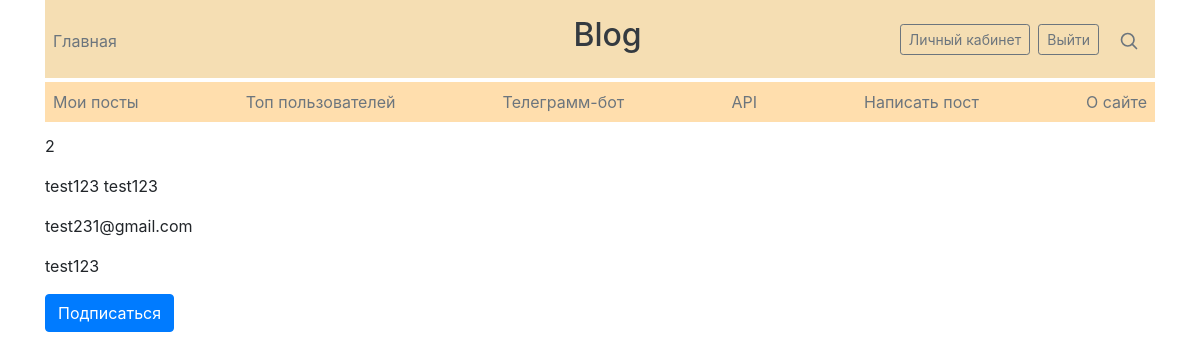
The app's page /users/2 (signed in) with its own data.
### data/users.py (models this page shows, shortened)
class User(SqlAlchemyBase, UserMixin, SerializerMixin):
    __tablename__ = 'users'
    id = sqlalchemy.Column(sqlalchemy.Integer,
                           primary_key=True, autoincrement=True)
    surname = sqlalchemy.Column(sqlalchemy.String, nullable=True)
    name = sqlalchemy.Column(sqlalchemy.String, nullable=True)
    about = sqlalchemy.Column(sqlalchemy.String, nullable=True)
    email = sqlalchemy.Column(sqlalchemy.String,
                              index=True, unique=True, nullable=True)
    hashed_password = sqlalchemy.Column(sqlalchemy.String, nullable=True)
    posts = orm.relation("Post", back_populates='author')
    followed = orm.relationship('User',
                                secondary=followers,
                                primaryjoin=(followers.c.follower_id == id),
                                secondaryjoin=(followers.c.followed_id == id),
                                backref=orm.backref('followers', lazy='dynamic'),
                                lazy='dynamic')
    def is_following(self, user):
        return self.followed.filter(followers.c.followed_id == user.id).count() > 0

### main.py (the view)
@app.route("/users/<int:id>")
def user_by_id(id):
    db_sess = db_session.create_session()
    user = db_sess.query(User).get(id)
    cur_user = db_sess.query(User).get(current_user.id)  # Текущий пользователь
    is_subscribed = cur_user.is_following(user)
    if not user:
        abort(404)
    return render_template("user.html",
                           title=f'{user.name} {user.surname}',
                           user=user, is_subscribed=is_subscribed)

### data/db_session.py (called while the page is built)
def create_session() -> Session:
    global __factory
    return __factory()

### main.py (called while the page is built)
@login_manager.user_loader
def load_user(user_id):
    db_sess = db_session.create_session()
    return db_sess.query(User).get(user_id)

### templates/user.html
{% extends "base.html" %}
{% block content %}
    <p>{{ user.id }}</p>
    <p>{{ user.surname }} {{ user.name }}</p>
    <p>{{ user.email }}</p>
    <p>{{ user.about }}</p>
    {% if not is_subscribed %}
        <a class="btn btn-primary" href="/users/{{ user.id }}/subscribe">
            Подписаться</a>
    {% else %}
        <a class="btn btn-danger" href="/users/{{ user.id }}/unsubscribe">
            Отписаться</a>
    {% endif %}
{% endblock %}

### records on screen
User: id "2", surname "test123", name "test123", email "test231@gmail.com", about "test123"
